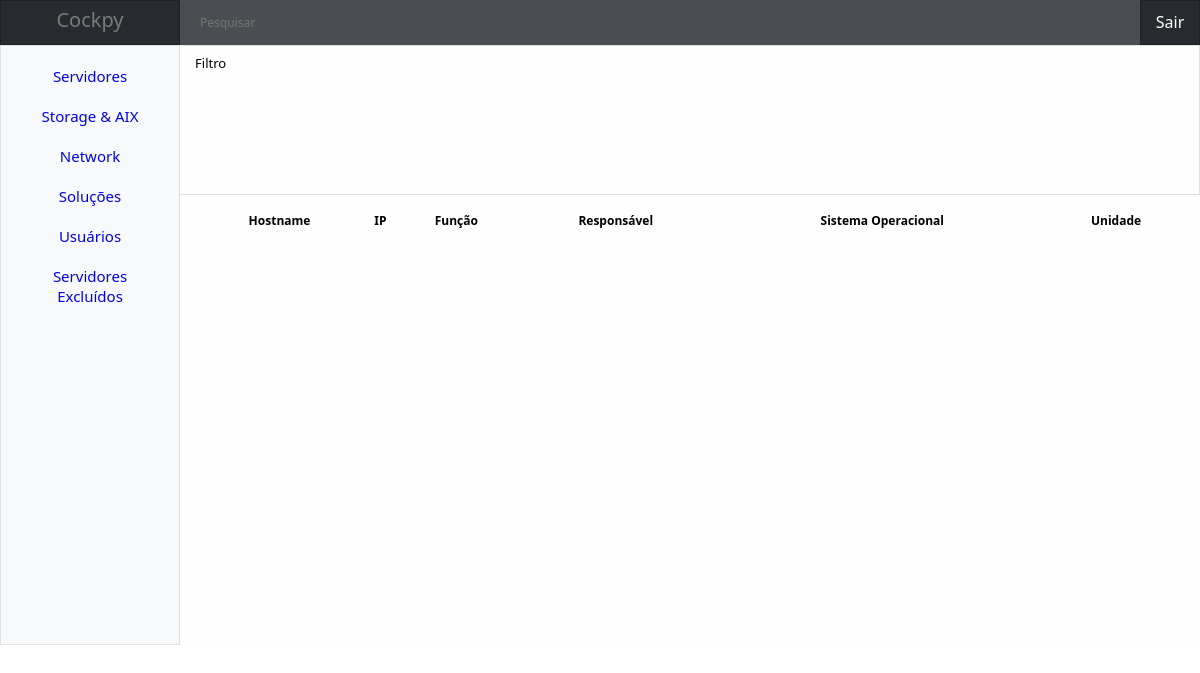
The page /home (signed in) on the database as committed earlier.
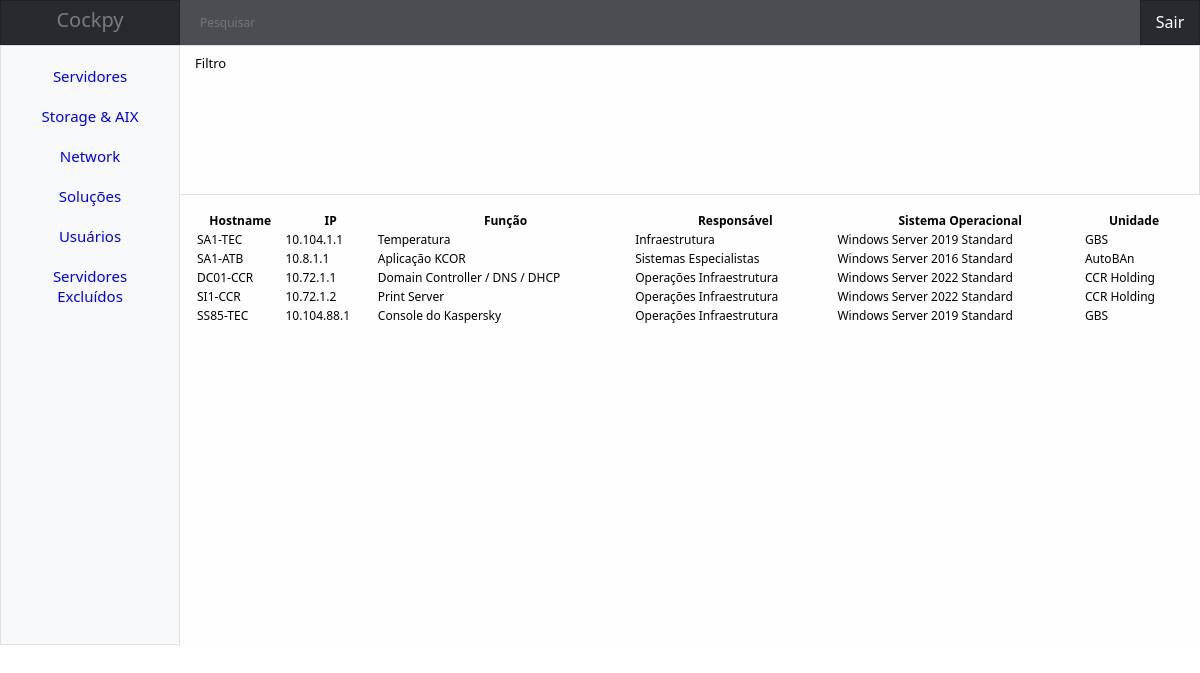
The same page on the database as committed later.
### cockpy/models.py (models this page shows)
class Servidor(database.Model):
    id = database.Column(database.Integer, primary_key=True)
    hostname = database.Column(database.String, nullable=False, unique=True)
    ip = database.Column(database.String, nullable=False, unique=True)
    so = database.Column(database.String, nullable=False)
    funcao = database.Column(database.String, nullable=False)
    responsavel = database.Column(database.String, nullable=False)
    unidade = database.Column(database.String, nullable=False)

### cockpy/routes.py (the view)
@app.route("/home")
@login_required
def home():
    servidores = Servidor.query.all()[:10]
    return render_template("home.html", servidores=servidores)

### cockpy/models.py (called while the page is built)
@login_manager.user_loader
def load_usuario(id_usuario):
    return Usuario.query.get(id_usuario)

### cockpy/templates/home.html (shortened to what this page needs)
<!DOCTYPE html>
<html lang="pt-br">
<head>
  <link rel="stylesheet" href="../static/css/cockpy.css">
</head>
<body>
<div class="container">
  <header>
    <nav class="nav-bar">
      <div class="nav-bar-logo">
        <a>Cockpy</a>
      </div>
      <div class="nav-bar-pesquisar">
        <input class="input-pesquisar" placeholder="Pesquisar">
      </div>
      <div class="nav-bar-sair">
        <a class="a-sair" href="{{url_for('logout')}}">Sair</a>
      </div>
    </nav>
  </header>
  <div class="sidebar">
    <ul>
      <li class="li-item">
        <a href="#">
          Servidores
        </a>
      </li>
      <li class="li-item">
        <a href="#">
          Storage & AIX
        </a>
      </li>
      <li class="li-item">
        <a href="#">
          Network
        </a>
      </li>
      <li class="li-item">
        <a href="#">
          Soluções
        </a>
      </li>
      <li class="li-item">
        <a href="#">
          Usuários
        </a>
      </li>
      <li class="li-item">
        <a href="#">
          Servidores Excluídos
        </a>
      </li>
    </ul>
  </div>
  <div class="div-filtro">
    <p class="p-filtro">Filtro</p>
  </div>
  {% block tabela%}
  <div class="div-tabela">
      <table class="tabela-servidores">
        <thead>
          <tr>
            <th>Hostname</th>
            <th>IP</th>
            <th>Função</th>
            <th>Responsável</th>
            <th>Sistema Operacional</th>
            <th>Unidade</th>
          </tr>
        </thead>
        <tbody>
          {% for servidor in servidores %}
          <tr>
            <td>{{servidor.hostname}}</td>
            <td>{{servidor.ip}}</td>
            <td>{{servidor.funcao}}</td>
            <td>{{servidor.responsavel}}</td>
            <td>{{servidor.so}}</td>
            <td>{{servidor.unidade}}</td>
          </tr>
          {% endfor %}
        </tbody>
      </table>
  </div>
  {% endblock %}
</div>
</body>
</html>

### cockpy/static/css/cockpy.css (style rules this page uses)
* { font-family: system-ui,-apple-system,"Segoe UI",Roboto,"Helvetica Neue",Arial,"Noto Sans",sans-serif,"Apple Color Emoji","Segoe UI Emoji","Segoe UI Symbol","Noto Color Emoji"; box-sizing: border-box; padding: 0; margin: 0; text-decoration: none; }
body { margin: 0; }
.nav-bar { background-color: #272B30; height: 45px; display: flex; justify-content: space-between; color: white; }
.nav-bar-logo { background-color: #272B30; width: 15%; padding-top: 5px; text-align: center; border: 1px solid #1D2024; font-size: 20px; }
.nav-bar-pesquisar { background-color: #4A4E53; width: 80%; font-size: 1rem }
.input-pesquisar { background-color: #4A4E53; border: none; height: 45px; width: 100%; outline: none; padding-left: 20px; color: white; font-size: 12px; }
.nav-bar-sair { background-color: #272B30; width: 5%; padding: 10px; text-align: center; text-align: center; border: 1px solid #1D2024; }
.a-sair { text-decoration: none; color: #FFFFFF; }
.sidebar { background-color: #F8F9FA; height: 600px; width: 15%; float: left; border: 1px solid #DFE0E1; }
ul { margin-top: 15px; margin-bottom: 15px; list-style-type: none; font-size: 15px; }
li { text-decoration: none; color: #4A4E53; margin: 20px; text-align: center; }
.div-filtro { width: 100%; height: 150px; background-color: #FEFEFE; border: 1px solid #DFE0E1; }
.p-filtro { padding: 8px; text-align: left; font-size: 13px; padding-left: 16.2%; }
.div-tabela { background-color: #FEFEFE; height: 450px; width: 100%; }
table { font-size: 12px; padding: 15px; width: 85%; }

Rows that differ between the two databases and show on the page:
added Servidor: hostname "SA1-TEC", ip "10.104.1.1", funcao "Temperatura", responsavel "Infraestrutura", so "Windows Server 2019 Standard", unidade "GBS"
added Servidor: hostname "SA1-ATB", ip "10.8.1.1", funcao "Aplicação KCOR", responsavel "Sistemas Especialistas", so "Windows Server 2016 Standard", unidade "AutoBAn"
added Servidor: hostname "DC01-CCR", ip "10.72.1.1", funcao "Domain Controller / DNS / DHCP", responsavel "Operações Infraestrutura", so "Windows Server 2022 Standard", unidade "CCR Holding"
added Servidor: hostname "SI1-CCR", ip "10.72.1.2", funcao "Print Server", responsavel "Operações Infraestrutura", so "Windows Server 2022 Standard", unidade "CCR Holding"
added Servidor: hostname "SS85-TEC", ip "10.104.88.1", funcao "Console do Kaspersky", responsavel "Operações Infraestrutura", so "Windows Server 2019 Standard", unidade "GBS"
